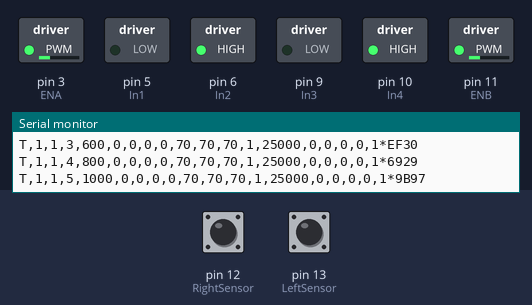
This sketch was run on a simulated Arduino Uno, built with avr-gcc and run on an emulated ATmega328P. Shown: switched loads named in the sketch (green lamp = pin HIGH), the last lines printed to the serial monitor. Dashed ring = blinking. The test bench sets the inputs (shaded band); at power-on: pin 12 (RightSensor) LOW, pin 13 (LeftSensor) LOW. EEPROM starts erased.

Above: at 1.2 s.
1.3 s: pin 12 (RightSensor) driven HIGH
At 2.5 s:
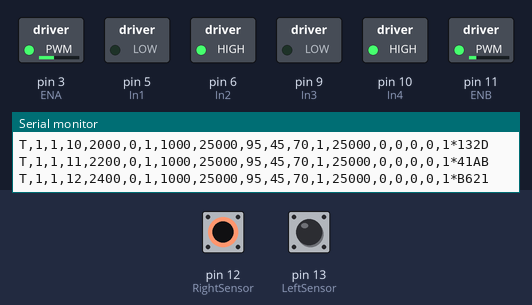
2.8 s: pin 13 (LeftSensor) driven HIGH
At 3.7 s:
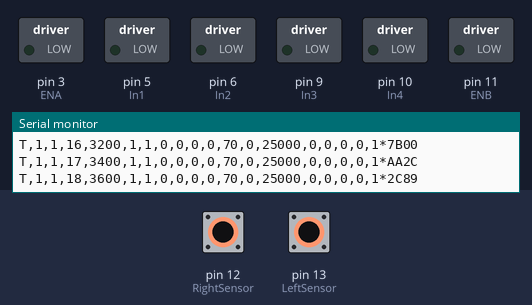
4.3 s: pin 12 (RightSensor) driven LOW
At 5.0 s:
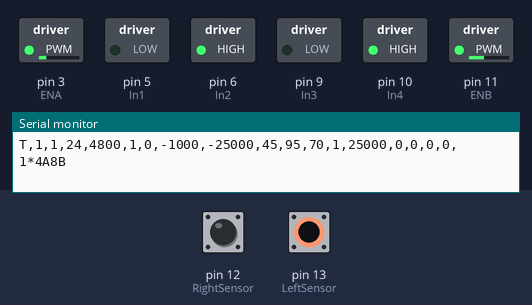
5.8 s: pin 13 (LeftSensor) driven LOW
At 7.2 s:
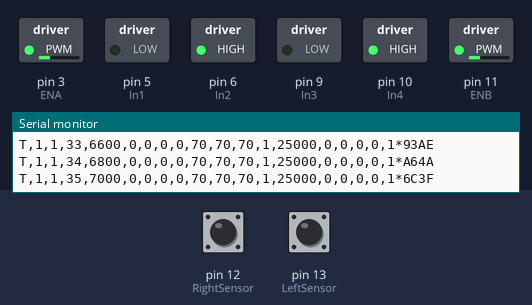
8.3 s: pin 12 (RightSensor) pulsed HIGH 5 times (0.12 s each, 0.3 s apart)
At 8.36 s:
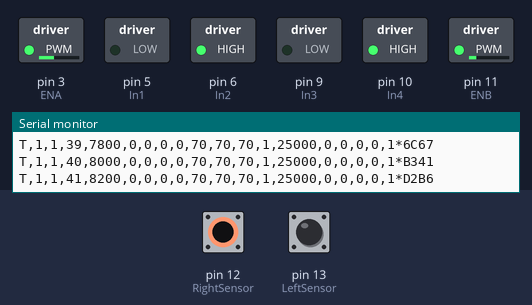
11.3 s: pin 13 (LeftSensor) pulsed HIGH 2 times (0.12 s each, 0.3 s apart)
At 12.6 s:
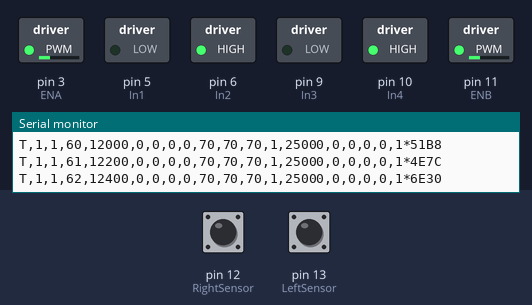
Timing chart, 0 to 14.3 s (numbered marks = the images above; inputs shaded):
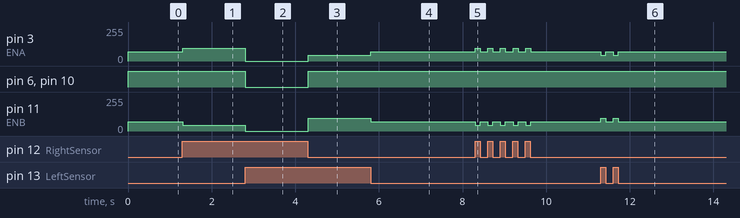

Measured:
- after the input at 1.3 s, pin 3 (ENA): 70/255 → 95/255 at once; pin 11 (ENB): 70/255 → 45/255 at once
- after the input at 2.8 s, pin 3 (ENA): 95/255 → 0/255 at once; pin 6 (In2), pin 10 (In4): HIGH → LOW at once; pin 11 (ENB): 45/255 → 0/255 at once
- after the input at 4.3 s, pin 3 (ENA): 0/255 → 45/255 at once; pin 6 (In2), pin 10 (In4): LOW → HIGH at once; pin 11 (ENB): 0/255 → 95/255 at once
- after the input at 5.8 s, pin 3 (ENA): 45/255 → 70/255 at once; pin 11 (ENB): 95/255 → 70/255 at once
- after the input at 8.3 s, pin 3 (ENA): alternates 95/255 for 0.12 s and 70/255 for 0.18 s, 10 changes in all, then stays 70/255, starting at once; pin 11 (ENB): alternates 70/255 for 0.18 s and 45/255 for 0.12 s, 10 changes in all, then stays 70/255, starting at once
- after the input at 11.3 s, pin 3 (ENA): alternates 70/255 for 0.18 s and 45/255 for 0.12 s, 4 changes in all, then stays 70/255, starting at once; pin 11 (ENB): alternates 95/255 for 0.12 s and 70/255 for 0.18 s, 4 changes in all, then stays 70/255, starting at once

The sketch:

Control_Hardware.ino
```cpp
#include<Arduino.h>
#include<EEPROM.h>
#include<math.h>
#include "TelemetryLink.h"

#define LeftSensor 13
#define RightSensor 12

#define ENA 3
#define ENB 11

#define In1 5
#define In2 6
#define In3 9
#define In4 10

int LeftVal;
int RightVal;

Telemetry telemetry;
TelemetryLink telemetryLink(Serial, 200); // HC-05: 9600 baud, telemetry 5 Hz.
const int bootIdAddress = 0; // EEPROM bytes 0..3, written only in setup().

/* Function cotrols motors to go straight ahead
 void Go_Straight(){
    analogWrite(ENA, 70);
    analogWrite(ENB, 70);
    digitalWrite(In1, 0);
    digitalWrite(In2, 1);
    digitalWrite(In3, 0);
    digitalWrite(In4, 1);
}

// Function cotrols motor to turn right
void TurnRight(){
    analogWrite(ENA, 80);
    analogWrite(ENB, 0);
    digitalWrite(In1, 0);
    digitalWrite(In2, 1);
    digitalWrite(In3, 0);
    digitalWrite(In4, 0);
}

// Function cotrols motor to turn left
void TurnLeft(){
    analogWrite(ENA, 0);
    analogWrite(ENB, 80);
    digitalWrite(In1, 0);
    digitalWrite(In2, 0);
    digitalWrite(In3, 0);
    digitalWrite(In4, 1);
}
*/

// Function controls motors to stop
void Stop(){
    analogWrite(ENA, 0);
    analogWrite(ENB, 0);
    digitalWrite(In1, 0);
    digitalWrite(In2, 0);
    digitalWrite(In3, 0);
    digitalWrite(In4, 0);
    telemetry.pwmL = 0;
    telemetry.pwmR = 0;
    telemetry.pidMilli = 0;
    telemetry.mode = 0;
}
// Set PID Gain

int basePWM = 70;
float Kp = 25.0f;
float Ki = 0.0f;
float Kd = 0.0f;

float integral = 0.0f;
float previousError = 0.0f;
bool hasPreviousError = false;

const unsigned long controlPeriodMs = 10;
unsigned long lastControlMs = 0;

void ResetPID() {
    integral = 0.0f;
    previousError = 0.0f;
    hasPreviousError = false;
}

void setForwardPWM(int leftPWM, int rightPWM){
    leftPWM = constrain(leftPWM, 0, 255);
    rightPWM = constrain(rightPWM, 0, 255);

    digitalWrite(In1, LOW);
    digitalWrite(In2, HIGH);

    digitalWrite(In3, LOW);
    digitalWrite(In4, HIGH);

    analogWrite(ENA, leftPWM);
    analogWrite(ENB, rightPWM);
    telemetry.pwmL = leftPWM;
    telemetry.pwmR = rightPWM;
    telemetry.mode = 1;
}

float CaculatePID(float error, float dt){
    float derivative = 0.0f;

    if(hasPreviousError){
        derivative = (error - previousError)/dt;
    }

    // Chua tich luy khi Ki = 0
    if(Ki != 0.0f){
        integral += error * dt;
        integral = constrain(integral, -5.0f, 5.0f);
    }
    else {
        integral = 0.0f;
    }

    float u = Kp * error + Ki * integral + Kd * derivative;

    // Update prvError
    previousError = error;
    hasPreviousError = true;

    return u;
}


void setup(){

    pinMode(LeftSensor, INPUT);
    pinMode(RightSensor, INPUT);
    pinMode(In1, OUTPUT);
    pinMode(In2, OUTPUT);
    pinMode(In3, OUTPUT);
    pinMode(In4, OUTPUT);
    pinMode(ENA, OUTPUT);
    pinMode(ENB, OUTPUT);

    digitalWrite(In1, LOW);
    digitalWrite(In2, LOW);
    digitalWrite(In3, LOW);
    digitalWrite(In4, LOW);
    digitalWrite(ENA, LOW);
    digitalWrite(ENB, LOW);

    Serial.begin(9600);

    uint32_t boot;
    EEPROM.get(bootIdAddress, boot);
    boot = (boot == 0xffffffffUL) ? 1 : boot + 1;
    EEPROM.put(bootIdAddress, boot);
    telemetry.boot = boot;
    telemetry.synthetic = false;
    telemetry.base = basePWM;
    telemetry.kpMilli = lroundf(Kp * 1000.0f);
    telemetry.kiMilli = lroundf(Ki * 1000.0f);
    telemetry.kdMilli = lroundf(Kd * 1000.0f);
    // No confirmed line-loss/search events exist in this controller.
    telemetry.losses = 0;
    telemetry.lastLoss = 0;

}

void controlStep(unsigned long elapsed){
    // poll() owns the validated target; consume it at the next PID step only.
    basePWM = telemetry.base;
    float dt = elapsed/1000.0f;

    // Write the value of two sensors
    LeftVal = digitalRead(LeftSensor);
    RightVal = digitalRead(RightSensor);
    telemetry.left = LeftVal;
    telemetry.right = RightVal;
    float error = RightVal - LeftVal;
    telemetry.errorMilli = lroundf(error * 1000.0f);

    // The adapter latches this flag. Only an Arduino reset permits motion again.
    if(telemetryLink.stopRequested || (LeftVal == HIGH && RightVal == HIGH)){
        Stop();
        ResetPID();
        return;
    }

    // Quy uoc error
    // 0-0 -> 0
    // 1-0 -> -1: Turn Left
    // 0-1 -> +1: Turn Right

    float u = CaculatePID(error, dt);

    float maxCorrection = (basePWM < 255 - basePWM) ? basePWM : 255 - basePWM;

    u = constrain(u, -maxCorrection, maxCorrection);
    telemetry.pidMilli = lroundf(u * 1000.0f);

    int leftPWM = (int)(basePWM + u);
    int rightPWM = (int)(basePWM - u);

    setForwardPWM(leftPWM, rightPWM);
}

void loop(){
    unsigned long now = millis();
    unsigned long elapsed = now - lastControlMs;
    if(elapsed >= controlPeriodMs){
        lastControlMs = now;
        controlStep(elapsed);
    }

    // Service UART even between PID steps and while stopped. No blocking waits.
    telemetryLink.poll(telemetry, millis());
    if(telemetryLink.stopRequested){
        Stop();
        ResetPID();
    }
}
```

TelemetryLink.h
```cpp
#pragma once
#include <Arduino.h>
#include <stdio.h>
#include <stdlib.h>
#include <string.h>
// HardwareSerial only: never use SoftwareSerial as a substitute for nonblocking TX.
struct Telemetry {
 uint32_t boot=1,seq=0,tick=0,losses=0,lastLoss=0;
 int left=0,right=0,pwmL=0,pwmR=0,base=100,mode=0;
 long errorMilli=0,pidMilli=0,kpMilli=30000,kiMilli=0,kdMilli=2000;
 bool synthetic=true;
};
class TelemetryLink {
 HardwareSerial &port;
 char rx[96]={},tx[240]={},ack[70]={};
 uint16_t rn=0,tn=0,pos=0;
 bool dropping=false,remote=false,hadCommand=false;
 uint32_t heartbeat=0,lastAdjust=0,lastEmit=0,lastId=0;
 int lastTarget=0;
 uint16_t period;
 static uint16_t crc(const char *s){uint16_t c=0xffff;while(*s){c^=uint16_t(uint8_t(*s++))<<8;for(int i=0;i<8;++i)c=c&0x8000?uint16_t((c<<1)^0x1021):uint16_t(c<<1);}return c;}
 static void seal(char *b,size_t cap){size_t n=strlen(b);uint16_t c=crc(b);snprintf(b+n,cap-n,"*%04X\n",unsigned(c));}
 void parse(Telemetry &s,uint32_t now){
  char *star=strrchr(rx,'*');if(!star||strlen(star)!=5)return;
  char *end=nullptr;unsigned long checksum=strtoul(star+1,&end,16);if(!end||*end)return;*star=0;if(checksum!=crc(rx))return;
  unsigned long id;int target;char op[8],extra;
  if(sscanf(rx,"C,1,%lu,%7[^,],%d%c",&id,op,&target,&extra)!=3)return;
  if(!strcmp(op,"PING")){heartbeat=now;remote=true;return;}
  if(strcmp(op,"PWM"))return;
  int code=0;
  if(target<20||target>180||abs(target-s.base)>10)code=1;
  else if(s.mode!=1)code=2;
  else if(hadCommand&&id==lastId){code=(target==lastTarget&&s.base==target)?0:4;}
  else if(hadCommand&&uint32_t(now-lastAdjust)<3000)code=3;
  else {s.base=target;lastAdjust=now;lastId=id;lastTarget=target;hadCommand=true;remote=true;heartbeat=now;}
  snprintf(ack,sizeof(ack),"A,1,%lu,%d,%d,PWM",id,code,s.base);seal(ack,sizeof(ack));
 }
public:
 explicit TelemetryLink(HardwareSerial &p,uint16_t periodMs=100):port(p),period(periodMs){}
 // Call often AFTER a due PID step. RX and TX each have a 16-byte per-call budget.
 // Communication loss requests STOP, never increases PWM back to a fallback value.
 bool stopRequested=false;
 void poll(Telemetry &s,uint32_t now){
  for(int budget=0;budget<16&&port.available();++budget){char c=char(port.read());if(c=='\n'){if(!dropping){rx[rn]=0;parse(s,now);}rn=0;dropping=false;}else if(c!='\r'&&!dropping){if(rn+1>=sizeof(rx)){dropping=true;rn=0;}else rx[rn++]=c;}}
  if(remote&&uint32_t(now-heartbeat)>1500){stopRequested=true;remote=false;}
  if(pos>=tn){
   pos=tn=0;
   if(ack[0]){strncpy(tx,ack,sizeof(tx));ack[0]=0;tn=strlen(tx);}
   else if(uint32_t(now-lastEmit)>=period){lastEmit=now;s.tick=now;++s.seq;
    int n=snprintf(tx,sizeof(tx),"T,1,%lu,%lu,%lu,%d,%d,%ld,%ld,%d,%d,%d,%d,%ld,%ld,%ld,%lu,%lu,%d",(unsigned long)s.boot,(unsigned long)s.seq,(unsigned long)s.tick,s.left,s.right,s.errorMilli,s.pidMilli,s.pwmL,s.pwmR,s.base,s.mode,s.kpMilli,s.kiMilli,s.kdMilli,(unsigned long)s.losses,(unsigned long)s.lastLoss,s.synthetic?0:1);
    if(n>0&&n<int(sizeof(tx))-7){seal(tx,sizeof(tx));tn=strlen(tx);}
   }
  }
  int available=port.availableForWrite();int remaining=tn-pos;int n=available<remaining?available:remaining;if(n>16)n=16;
  if(n>0)pos+=port.write(reinterpret_cast<const uint8_t*>(tx+pos),size_t(n));
 }
};
```
